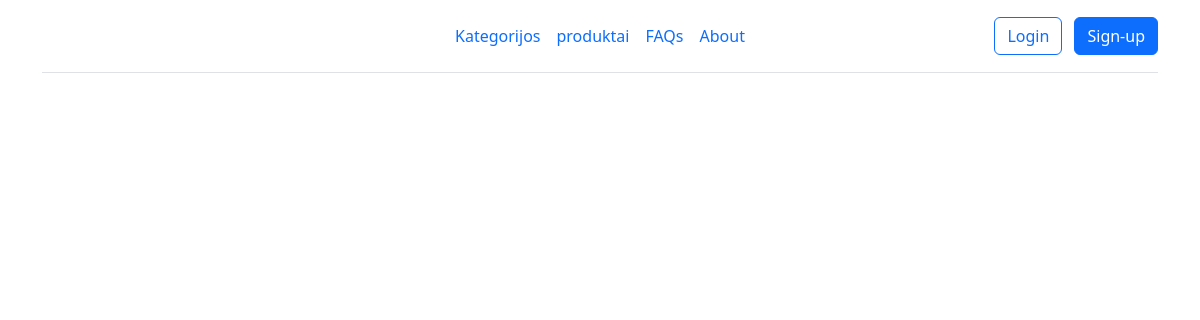
The page /kategorijos/ on the database as committed earlier.
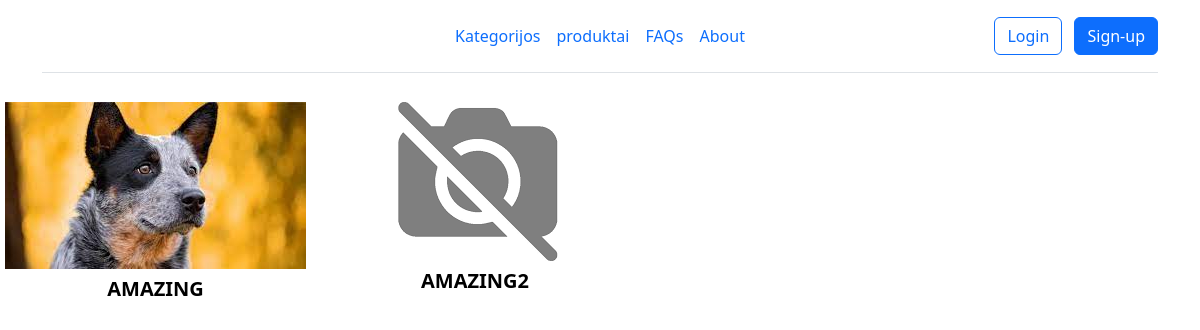
The same page on the database as committed later.
### shop/models.py (models this page shows, shortened)
class Category(models.Model):
    name = models.CharField(max_length=100, null=False, blank=False)
    description = models.CharField(max_length=1000)
    products = models.ManyToManyField(Product, related_name="categories")
    picture = models.ImageField(upload_to=settings.CATEGORY_IMAGES_FOLDER, default="img/categories/default.png")
    online = models.BooleanField(default=False)

### shop/views.py (the view)
# urls.py: path('kategorijos/', views.CategoriesView.as_view(), name='categories'),
class CategoriesView(generic.ListView):
    template_name = 'categories.html'
    model = Category
    context_object_name = 'categories'
    queryset = Category.objects.filter(online=True)

### shop/templates/categories.html
{% extends 'structure.html'%}
{%load static%}
{% block main %}
<div class="grid-container flex" >
    {%if categories%}
        {%for cat in categories%}
            <a href = "{%url 'category' pk=cat.id%}" class="category-link">
            <div class="itm-block">
                <div class="cat-img">
                    <img src="{% static cat.picture.url %}" alt="category image"/>
                </div>
                <div class="category-name text-center">{{cat.name}}</div>
            </div>
        </a>
        {%endfor%}
    {%endif%}
</div>
{% endblock main %}

### shop/templates/structure.html (shortened to what this page needs)
<!DOCTYPE html>
<html>
    <head>
        <link href="https://cdn.jsdelivr.net/npm/bootstrap@5.3.2/dist/css/bootstrap.min.css"
        rel="stylesheet"
>
        {%load static%}
        <link href="{% static 'css/main.css'%}"
        rel="stylesheet"
>
    </head>
    <body>
        <div class="container">
            <header class="d-flex flex-wrap align-items-center justify-content-center justify-content-md-between py-3 mb-4 border-bottom">
              <div class="col-md-3 mb-2 mb-md-0">
                <a href="/" class="d-inline-flex link-body-emphasis text-decoration-none">
                  <svg class="bi" width="40" height="32" role="img" aria-label="Bootstrap"><use xlink:href="#bootstrap"></use></svg>
                </a>
              </div>
              <ul class="nav col-12 col-md-auto mb-2 justify-content-center mb-md-0">
                <li><a href="{% url 'categories'%}" class="nav-link px-2">Kategorijos</a></li>
                <li><a href="{% url 'categories'%}" class="nav-link px-2">produktai</a></li>
                <li><a href="#" class="nav-link px-2">FAQs</a></li>
                <li><a href="#" class="nav-link px-2">About</a></li>
              </ul>
              <div class="col-md-3 text-end">
                <button type="button" class="btn btn-outline-primary me-2">Login</button>
                <button type="button" class="btn btn-primary">Sign-up</button>
              </div>
            </header>
          </div>
    </body>
</html>
<div class="flex flex-wrap">
  {%block main%}
  {%endblock main%}
</div>

### shop/static/css/main.css (style rules this page uses)
img { max-width: 100%; }
.grid-container { flex-direction: row; justify-content: center; flex-wrap: wrap; }
.itm-block { max-width: 350px; }
.itm-block .cat-img img { margin: auto; width:100%; }
.cat-img { padding: 5px; }
.flex { display: flex; }
.category-name { font-size: 20px; font-weight: bold; margin: 0px 15px; text-decoration: none; text-transform: uppercase; }
.category-link { text-decoration: none; color: initial; }

Rows that differ between the two databases and show on the page:
added Category: picture (picture), name "AMAZING"
added Category: picture (placeholder picture), name "AMAZING2"
